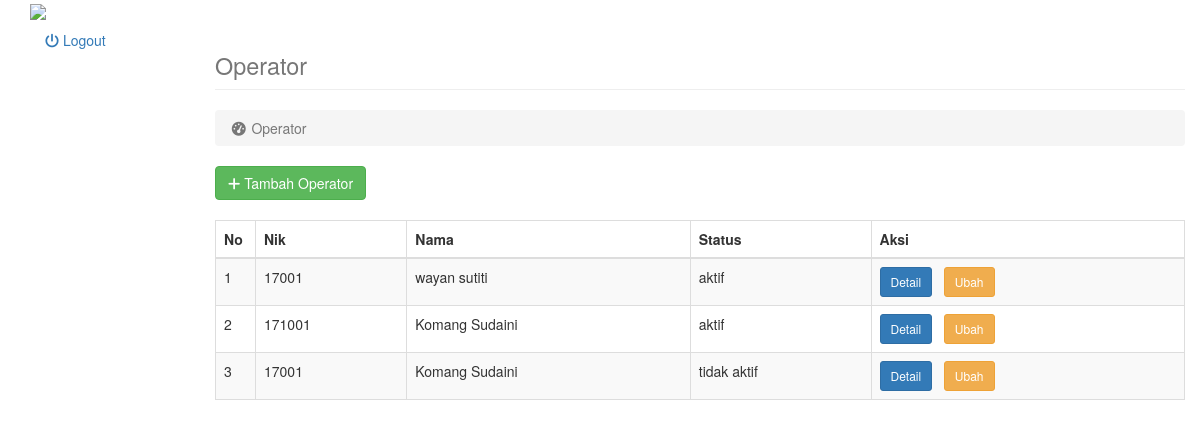
Page /index.php/operator on the committed database.
### tables this page shows
CREATE TABLE `users` (
  `id` int(255) NOT NULL,
  `username` varchar(255) NOT NULL,
  `nama` varchar(30) NOT NULL,
  `tgl_lahir` varchar(30) NOT NULL,
  `alamat` varchar(50) NOT NULL,
  `telpon` varchar(20) NOT NULL,
  `email` varchar(30) NOT NULL,
  `password` varchar(225) NOT NULL,
  `status` varchar(20) NOT NULL,
  `foto` text NOT NULL,
  `level` int(11) NOT NULL
);

CREATE TABLE `user_meta` (
  `id` int(255) NOT NULL,
  `nama_meta` varchar(225) NOT NULL,
  `nilai_meta` longtext NOT NULL,
  `id_user` int(11) NOT NULL
);

### application/controllers/operator.php (called while the page is built, shortened)
<?php if ( ! defined('BASEPATH')) exit('No direct script access allowed');
class Operator extends CI_Controller{
	function __construct(){
		$this->load->model('m_users');
	}
	function index() {
		if($this->session->level != 4) {
			$data = array('users' => $this->m_users->get_users(array('level'=>2)), 'title' => 'Operator');
			$data['slug'] = 'operator';
			$data['content'] = 'users/lists';
			$this->load->view('dashboard',$data);
		}
	}
}

### index.php (called while the page is built, shortened)
<?php
require_once BASEPATH.'core/CodeIgniter.php';

### application/models/m_users.php (called while the page is built, shortened)
<?php  if ( ! defined('BASEPATH')) exit('No direct script access allowed');
class M_users extends CI_Model {
	function get_users($filter) {
		$query = $this->db->get_where('users', $filter);
		return $query->result_object();
	}
	function get_meta($id, $meta_key) {
		$data = $this->db->get_where('user_meta', array('id_user' => $id, 'nama_meta' => $meta_key));
		if($data->result_id->num_rows>0) {
			return $data->result_array()[0];
		}
	}
}
?>

### application/views/users/lists.php (the view, shortened to what this page needs)
<a href="<?= base_url($slug); ?>/form" class="btn btn-success"><i class="fa fa-plus"></i> Tambah <?= $title;?></a>
<br><br>
<div class="table-responsive">
    <table class="table table-bordered table-hover table-striped">
        <thead>
            <tr>
                <th>No</th>
                <th>
                <?php if($slug == 'operator') { $meta = 'nik';?>
                    Nik
                <?php } else if($slug == 'pengajar') { $meta = 'kode_pengajar';?>
                    Kode Pengajar
                <?php } else if($slug == 'siswa') { $meta = 'kode_siswa';?>
                    Kode Siswa
                <?php } ?>
                </th>
                <th>Nama</th>
                <th>Status</th>
                <th>Aksi</th>
            </tr>
        </thead>
        <tbody>
        <?php
        $no = 1;
        if(!empty($users)) :
            $mo = $this->load->model('m_users');
            foreach($users as $val) {
                $usermeta = $mo->m_users->get_meta($val->id, $meta);
            ?>
            <tr>
                <td width="40px"><?= $no++?></td>
                <td><?= $usermeta['nilai_meta']; ?></td>
                <td><?= $val->nama; ?></td>
                <td><?= $val->status; ?></td>
                <td>
                    <a href="<?= base_url($slug);?>/detail/<?= $val->id; ?>" class="btn btn-sm btn-primary">Detail</a>
                    <a href="<?= base_url($slug);?>/form/<?= $val->id; ?>" class="btn  btn-sm btn-warning">Ubah</a>
                </td>
            </tr>
            <?php }
        endif;
        ?>
        </tbody>
    </table>
</div>

### rows in the picture
users: user_meta.nilai_meta "17001", nama "wayan sutiti", status "aktif"
users: user_meta.nilai_meta "171001", nama "Komang Sudaini", status "aktif"
users: user_meta.nilai_meta "17001", nama "Komang Sudaini", status "tidak aktif"

### other values in the picture
$title "Operator"
